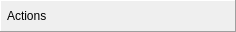
  <widget class="QFrame" name="actionToolbar">
   <property name="geometry">
    <rect>
     <x>330</x>
     <y>40</y>
     <width>181</width>
     <height>32</height>
    </rect>
   </property>
   <property name="minimumSize">
    <size>
     <width>0</width>
     <height>32</height>
    </size>
   </property>
   <property name="frameShape">
    <enum>QFrame::Panel</enum>
   </property>
   <property name="frameShadow">
    <enum>QFrame::Raised</enum>
   </property>
   <layout class="QHBoxLayout" name="horizontalLayout_4">
    <property name="spacing">
     <number>2</number>
    </property>
    <property name="leftMargin">
     <number>6</number>
    </property>
    <property name="topMargin">
     <number>2</number>
    </property>
    <property name="rightMargin">
     <number>6</number>
    </property>
    <property name="bottomMargin">
     <number>2</number>
    </property>
    <item>
     <widget class="QLabel" name="actionLabel">
      <property name="text">
       <string>Actions</string>
      </property>
     </widget>
    </item>
    <item>
     <widget class="QToolButton" name="saveTex">
      <property name="toolTip">
       <string>Save selected Texture</string>
      </property>
      <property name="text">
       <string/>
      </property>
      <property name="icon">
       <iconset resource="../Resources/resources.qrc">
        <normaloff>:/save.png</normaloff>:/save.png</iconset>
      </property>
      <property name="autoRaise">
       <bool>true</bool>
      </property>
     </widget>
    </item>
     <item>
       <widget class="QToolButton" name="saveAllTex">
         <property name="toolTip">
           <string>Save All Texture</string>
         </property>
         <property name="text">
           <string/>
         </property>
         <property name="icon">
           <iconset resource="../Resources/resources.qrc">
             <normaloff>:/save2.png</normaloff>:/save3.png
           </iconset>
         </property>
         <property name="autoRaise">
           <bool>true</bool>
         </property>
       </widget>
     </item>
      <item>
       <widget class="QToolButton" name="texListShow">
        <property name="toolTip">
         <string>Open Texture List</string>
        </property>
        <property name="text">
         <string/>
        </property>
        <property name="icon">
         <iconset resource="../Resources/resources.qrc">
          <normaloff>:/page_white_stack.png</normaloff>:/page_white_stack.png</iconset>
        </property>
        <property name="autoRaise">
         <bool>true</bool>
        </property>
       </widget>
      </item>
      <item>
     <widget class="QToolButton" name="viewTexBuffer">
      <property name="toolTip">
       <string>Open the texture contents in a raw buffer viewer</string>
      </property>
      <property name="text">
       <string/>
      </property>
      <property name="icon">
       <iconset resource="../Resources/resources.qrc">
        <normaloff>:/page_white_code.png</normaloff>:/page_white_code.png</iconset>
      </property>
      <property name="autoRaise">
       <bool>true</bool>
      </property>
     </widget>
    </item>
    <item>
     <widget class="QToolButton" name="locationGoto">
      <property name="toolTip">
       <string>Enter co-ordinates to select a specific pixel location</string>
      </property>
      <property name="text">
       <string/>
      </property>
      <property name="icon">
       <iconset resource="../Resources/resources.qrc">
        <normaloff>:/find.png</normaloff>:/find.png</iconset>
      </property>
      <property name="autoRaise">
       <bool>true</bool>
      </property>
     </widget>
    </item>
    <item>
     <widget class="QToolButton" name="resourceDetails">
      <property name="toolTip">
       <string>Open the currently visible resource's details in the resource inspector</string>
      </property>
      <property name="icon">
       <iconset resource="../Resources/resources.qrc">
        <normaloff>:/link.png</normaloff>:/link.png</iconset>
      </property>
      <property name="autoRaise">
       <bool>true</bool>
      </property>
     </widget>
    </item>
    <item>
     <widget class="QToolButton" name="extensions">
      <property name="icon">
       <iconset resource="../Resources/resources.qrc">
        <normaloff>:/plugin.png</normaloff>:/plugin.png</iconset>
      </property>
      <property name="autoRaise">
       <bool>true</bool>
      </property>
     </widget>
    </item>
   </layout>
  </widget>
